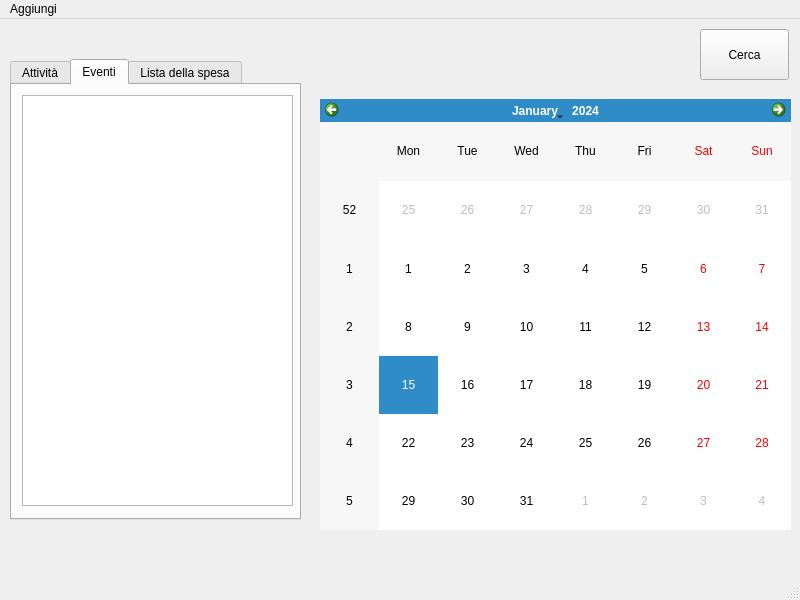
<?xml version="1.0" encoding="UTF-8"?>
<ui version="4.0">
 <class>MainWindow</class>
 <widget class="QMainWindow" name="MainWindow">
  <property name="geometry">
   <rect>
    <x>0</x>
    <y>0</y>
    <width>800</width>
    <height>600</height>
   </rect>
  </property>
  <property name="windowTitle">
   <string>MyD14ry</string>
  </property>
  <widget class="QWidget" name="centralwidget">
   <widget class="QTabWidget" name="tabWidget">
    <property name="geometry">
     <rect>
      <x>10</x>
      <y>40</y>
      <width>291</width>
      <height>461</height>
     </rect>
    </property>
    <property name="currentIndex">
     <number>1</number>
    </property>
    <widget class="QWidget" name="ActivityTab">
     <attribute name="title">
      <string>Attività</string>
     </attribute>
     <widget class="QListWidget" name="listWidget">
      <property name="enabled">
       <bool>true</bool>
      </property>
      <property name="geometry">
       <rect>
        <x>10</x>
        <y>10</y>
        <width>271</width>
        <height>371</height>
       </rect>
      </property>
      <property name="editTriggers">
       <set>QAbstractItemView::DoubleClicked|QAbstractItemView::EditKeyPressed|QAbstractItemView::SelectedClicked</set>
      </property>
      <property name="dragEnabled">
       <bool>false</bool>
      </property>
      <property name="alternatingRowColors">
       <bool>true</bool>
      </property>
     </widget>
     <widget class="QPushButton" name="pushButtonDeleteCategory">
      <property name="geometry">
       <rect>
        <x>10</x>
        <y>390</y>
        <width>271</width>
        <height>31</height>
       </rect>
      </property>
      <property name="text">
       <string>Elimina Categoria</string>
      </property>
     </widget>
    </widget>
    <widget class="QWidget" name="EventTab">
     <attribute name="title">
      <string>Eventi</string>
     </attribute>
     <widget class="QListWidget" name="listWidget_2">
      <property name="geometry">
       <rect>
        <x>10</x>
        <y>10</y>
        <width>271</width>
        <height>411</height>
       </rect>
      </property>
     </widget>
    </widget>
    <widget class="QWidget" name="ShoppingListTab">
     <attribute name="title">
      <string>Lista della spesa</string>
     </attribute>
     <widget class="QListWidget" name="listWidget_3">
      <property name="geometry">
       <rect>
        <x>10</x>
        <y>10</y>
        <width>271</width>
        <height>411</height>
       </rect>
      </property>
     </widget>
    </widget>
   </widget>
   <widget class="QCalendarWidget" name="calendarWidget">
    <property name="geometry">
     <rect>
      <x>320</x>
      <y>80</y>
      <width>471</width>
      <height>431</height>
     </rect>
    </property>
   </widget>
   <widget class="QPushButton" name="findButton">
    <property name="geometry">
     <rect>
      <x>700</x>
      <y>10</y>
      <width>89</width>
      <height>51</height>
     </rect>
    </property>
    <property name="text">
     <string>Cerca</string>
    </property>
   </widget>
  </widget>
  <widget class="QMenuBar" name="menubar">
   <property name="geometry">
    <rect>
     <x>0</x>
     <y>0</y>
     <width>800</width>
     <height>22</height>
    </rect>
   </property>
   <widget class="QMenu" name="menuAdd">
    <property name="title">
     <string>Aggiungi</string>
    </property>
    <addaction name="actionActivity"/>
    <addaction name="actionEvent"/>
    <addaction name="actionLista_della_spesa"/>
    <addaction name="actionCategoria"/>
    <addaction name="actionCategoria_di_prodotti"/>
   </widget>
   <addaction name="menuAdd"/>
  </widget>
  <widget class="QStatusBar" name="statusbar"/>
  <action name="actionActivity">
   <property name="text">
    <string>Attività</string>
   </property>
  </action>
  <action name="actionEvent">
   <property name="text">
    <string>Evento</string>
   </property>
  </action>
  <action name="actionLista_della_spesa">
   <property name="text">
    <string>Lista della spesa</string>
   </property>
  </action>
  <action name="actionCategoria">
   <property name="text">
    <string>Categoria di attività</string>
   </property>
  </action>
  <action name="actionCategoria_di_prodotti">
   <property name="text">
    <string>Categoria di prodotti</string>
   </property>
  </action>
 </widget>
 <resources/>
 <connections/>
</ui>
